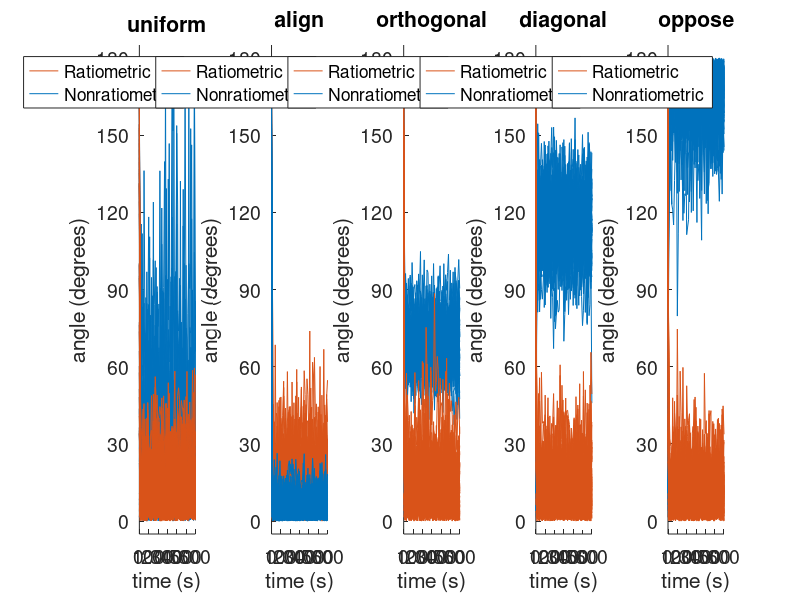
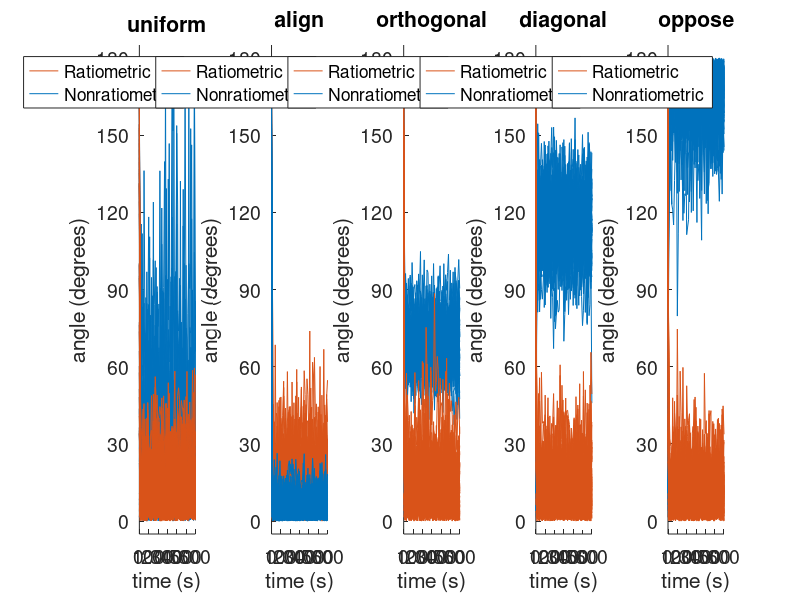

MATLAB code to generate these figures, in order:
function plotall()
% Loads processeed data and plots all.
% The curves correspond to results shown in Figure 5G, 6B, and 8E.
n10000_r_unif=csvread('NR10000_uniform_ratiometric.csv');
n10000_nr_unif=csvread('NR10000_uniform_nonratiometric.csv');
n10000_r_align=csvread('NR10000_align_ratiometric.csv');
n10000_nr_align=csvread('NR10000_align_nonratiometric.csv');
n10000_r_orthogonal=csvread('NR10000_orthogonal_ratiometric.csv');
n10000_nr_orthogonal=csvread('NR10000_orthogonal_nonratiometric.csv');
n10000_r_diagonal=csvread('NR10000_diagonal_ratiometric.csv');
n10000_nr_diagonal=csvread('NR10000_diagonal_nonratiometric.csv');
n10000_r_oppose=csvread('NR10000_oppose_ratiometric.csv');
n10000_nr_oppose=csvread('NR10000_oppose_nonratiometric.csv');

fh=figure('position',[234 1024 1515 251]);
addsubplot(fh,1,n10000_nr_unif,n10000_r_unif,'uniform');
addsubplot(fh,2,n10000_nr_align,n10000_r_align,'align');
addsubplot(fh,3,n10000_nr_orthogonal,n10000_r_orthogonal,'orthogonal');
addsubplot(fh,4,n10000_nr_diagonal,n10000_r_diagonal,'diagonal');
addsubplot(fh,5,n10000_nr_oppose,n10000_r_oppose,'oppose');

savefig('angle_over_time');
print(gcf,'-dtiff','angle_over_time.tif','-r300');
end

function addsubplot(fighandle,subplotidx,nr_data,r_data,subplottitle)
figure(fighandle);
subplot(1,5,subplotidx); hold on;
if strcmpi(subplottitle,'align') % Flip order to show both sets of curves.
    a=plot(r_data(:,1),r_data(:,2:end),'color',[0.8500    0.3250    0.0980]);    
    b=plot(nr_data(:,1),nr_data(:,2:end),'color',[0 .447 .741]);
else
    b=plot(nr_data(:,1),nr_data(:,2:end),'color',[0 .447 .741]);
    a=plot(r_data(:,1),r_data(:,2:end),'color',[0.8500    0.3250    0.0980]);
end
xlabel('time (s)');
ylabel('angle (degrees)')
legend([a(1),b(1)],'Ratiometric','Nonratiometric','location','northeast');
set(gca,'xlim',[0 600],'xtick',0:100:600,'ylim',[-5 185],'ytick',0:30:180);
set(gca,'fontsize',14)
title(subplottitle)
end